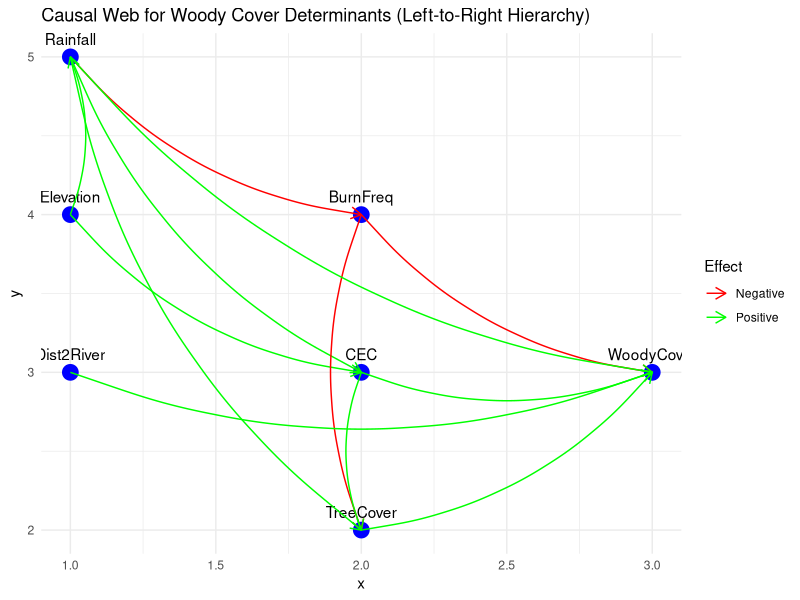
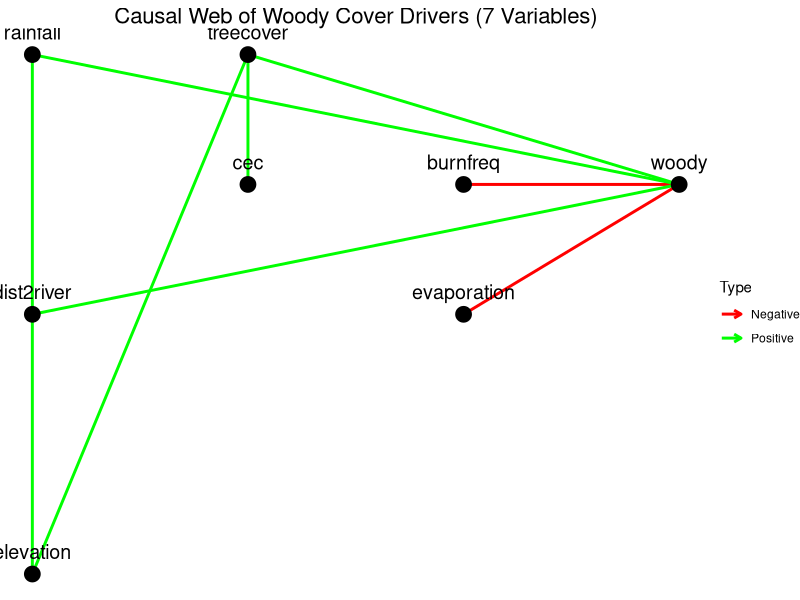

Reproduce these figures in R, in order.
#MADE WITH CHAT-GTP

# Load ggplot2
library(ggplot2)

# Define node positions (left-to-right hierarchy)
nodes <- data.frame(
  name = c("Rainfall", "Elevation", "Dist2River", "BurnFreq", "CEC", "TreeCover", "WoodyCover"),
  x = c(1, 1, 1, 2, 2, 2, 3), # x coordinates
  y = c(5, 4, 3, 4, 3, 2, 3)  # y coordinates
)

# Define edges (relationships)
edges <- data.frame(
  from = c("Rainfall", "Rainfall", "Elevation", "Elevation", 
           "Dist2River", "BurnFreq", "CEC", "TreeCover", 
           "BurnFreq", "CEC", "Rainfall", "Rainfall"),
  to = c("CEC", "TreeCover", "Rainfall", "CEC", 
         "WoodyCover", "WoodyCover", "TreeCover", "WoodyCover", 
         "TreeCover", "WoodyCover", "BurnFreq", "WoodyCover"),
  effect = c("Positive", "Positive", "Positive", "Positive", 
             "Positive", "Negative", "Positive", "Positive", 
             "Negative", "Positive", "Negative", "Positive")
)

# Merge edges with node coordinates
edges <- merge(edges, nodes, by.x = "from", by.y = "name")
edges <- merge(edges, nodes, by.x = "to", by.y = "name", suffixes = c("_from", "_to"))

# Create the plot
ggplot() +
  # Add nodes
  geom_point(data = nodes, aes(x = x, y = y), size = 5, color = "blue") +
  geom_text(data = nodes, aes(x = x, y = y, label = name), vjust = -1) +
  # Add arrows for edges
  geom_curve(data = edges, aes(x = x_from, y = y_from, xend = x_to, yend = y_to,
                               color = effect), curvature = 0.2, arrow = arrow(length = unit(0.3, "cm"))) +
  # Customize colors
  scale_color_manual(values = c("Positive" = "green", "Negative" = "red")) +
  # Add labels and theme
  labs(title = "Causal Web for Woody Cover Determinants (Left-to-Right Hierarchy)",
       color = "Effect") +
  theme_minimal()




#NEW MODEL
# Load necessary libraries
library(ggplot2)
library(ggforce)

# Create a data frame with relationships
causal_data <- data.frame(
  From = c("rainfall", "treecover", "burnfreq", "evaporation", "cec", "dist2river", "elevation", "elevation"),
  To = c("woody", "woody", "woody", "woody", "treecover", "woody", "treecover", "rainfall"),
  Type = c("Positive", "Positive", "Negative", "Negative", "Positive", "Positive", "Positive", "Positive")
)

# Define the positions for nodes (hierarchy: left to right with woody on the far right)
nodes <- data.frame(
  Name = unique(c(causal_data$From, causal_data$To)),
  x = c(0, 1, 2, 2, 1, 0, 0, 3),  # X-coordinates for hierarchy
  y = c(4, 4, 3, 2, 3, 2, 0, 3)   # Y-coordinates for neat layout
)

# Merge coordinates into the causal data
causal_data <- merge(causal_data, nodes, by.x = "From", by.y = "Name", all.x = TRUE)
colnames(causal_data)[c(4, 5)] <- c("xstart", "ystart")
causal_data <- merge(causal_data, nodes, by.x = "To", by.y = "Name", all.x = TRUE)
colnames(causal_data)[c(6, 7)] <- c("xend", "yend")

# Plot the causal web
ggplot() +
  geom_segment(data = causal_data, aes(x = xstart, y = ystart, xend = xend, yend = yend, color = Type),
               arrow = arrow(length = unit(0.2, "cm")), size = 1) +
  geom_point(data = nodes, aes(x = x, y = y), size = 5, color = "black") +
  geom_text(data = nodes, aes(x = x, y = y, label = Name), vjust = -1, size = 5) +
  scale_color_manual(values = c("Positive" = "green", "Negative" = "red")) +
  theme_void() +
  ggtitle("Causal Web of Woody Cover Drivers (7 Variables)") +
  theme(plot.title = element_text(hjust = 0.5, size = 16))
